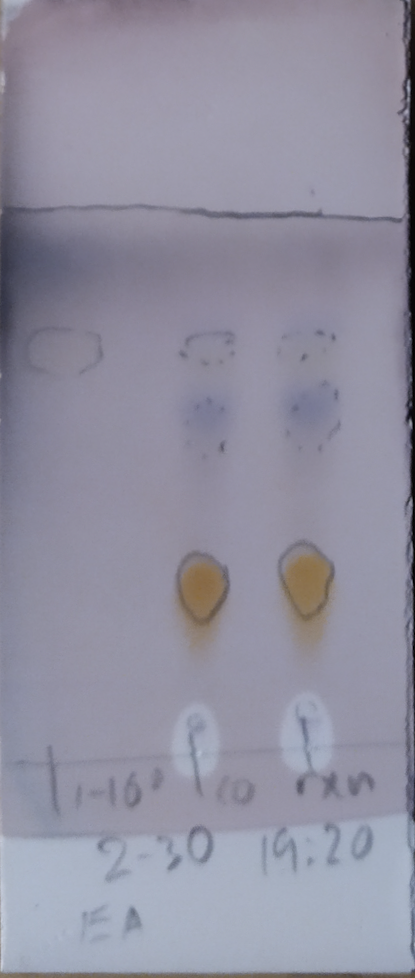
#> input picture dataset_perspective_transformed/001.png, 415 x 978 px; its folder holds only this picture in this run
$ python detector.py
#> lines starting #> are read from the running program, lines starting #| are printed output that depends on the picture; after the words box and inside, x2 and y2 are one past the last pixel; in counts of white or black regions, pixels touching at a corner belong together
### utils.py
"""
This module includes often used functions
"""

import cv2 as cv
import numpy as np
from scipy import optimize
import findLine as fl


def imread(filename):
    """read image, return both color image and gray image converted"""
#> called with filename = 'dataset_perspective_transformed/001.png'
    im = cv.imread(filename)
#> im is the input picture: shape (978, 415, 3); mean B, G, R 160, 143.6, 145.1
    gray = cv.cvtColor(im, cv.COLOR_BGR2GRAY)
    return im, gray


def denoise(src, blur=3):
    """image processing, denoise on gray image"""
    blur = cv.medianBlur(src, blur)  # median blurring
    clahe = cv.createCLAHE(clipLimit=2.0, tileGridSize=(8, 8))  # hist-equalisation
    cl = clahe.apply(blur)
    kernel = np.ones((7, 7), np.uint8)
    opening = cv.morphologyEx(cl, op=cv.MORPH_OPEN, kernel=kernel)  # opening
    return opening


def binarize(src, blur=3):
    """image processing, convert the denoised gray image to binary image"""
    th = cv.adaptiveThreshold(src, 255, cv.ADAPTIVE_THRESH_GAUSSIAN_C, cv.THRESH_BINARY, 11, 2)
    dst = cv.medianBlur(th, blur)
    dst_invert = cv.bitwise_not(dst)
    return dst_invert


def mask(gray):
    """
    line masking, ignore the region above or below the margin lines
    return mask and margin lines coefficients theta = (m,c) for y=m*x+c
    """
    h, w = gray.shape
    msk = np.zeros(gray.shape, dtype=np.uint8)
    u, l = fl.hough_line(gray)  # margin lines
    um, uc, _ = fl.l_eq(u)  # theta for upper line
    lm, lc, _ = fl.l_eq(l)  # theta for lower line
    x = np.arange(w)
    y_u = np.int0(um * x + uc)
    y_l = np.int0(lm * x + lc)
    for i, col in enumerate(msk.T):  # masking out unimportant(noising) regions
        u, l = y_u[i], y_l[i]
        if u > 0 and l < h:
            col[u:l] = 1
    line_coefficient = np.array([[um, uc], [lm, lc]])
    return msk, line_coefficient


def centre_cnt(cnt: np.ndarray):
    """calculating contour's center"""
    M = cv.moments(cnt)
    if M['m00'] != 0:
        cx = int(M['m10'] / M['m00'])
        cy = int(M['m01'] / M['m00'])
        return cx, cy
    return None


def fit_circle(cnt: np.ndarray):
    """
    fit a contour with a circle
    return circle coefficients
    (x: x coord of center,y: y coord of center,r: radius)
    """
    def dist(c):
        """distances from circle center to all points of contour"""
        cx, cy = c
        return np.sqrt(np.power(x - cx, 2) + np.power(y - cy, 2))

    def f(c):
        """objective function for optimization problem"""
        d = dist(c)
        r = np.mean(d)
        return d - r

    x, y = cnt.T
    c = np.mean(cnt, axis=0)

    output = optimize.leastsq(f, c)
    cx, cy = output[0]
    r = np.mean(dist((cx, cy)))
    circle = cx, cy, r

    return circle

### findLine.py
"""
This module is for margin line detection
"""

import numpy as np
import cv2 as cv
from matplotlib import pyplot as plt
import math
import os
from sklearn.cluster import DBSCAN
import utils


def l_eq(line):
    """
    given 2 points, calculate line equation y=mx+c,
    return line coefficients
    """
    points = get_points([line])[0]
    x_coords, y_coords = zip(*points)
    A = np.vstack([x_coords, np.ones(len(x_coords))]).T
    m, c = np.linalg.lstsq(A, y_coords, rcond=None)[0]
    x = w / 2
    y = m * x + c
    return m, c, y


def get_points(lines):
    """calculate startpoint and endpoint by rho and theta"""
    P = None
    for line in lines:
        rho, theta, vote = line
        a = math.cos(theta)
        b = math.sin(theta)
        x0 = a * rho
        y0 = b * rho
        pt1 = (int(x0 + 1000 * (-b)), int(y0 + 1000 * (a)))
        pt2 = (int(x0 - 1000 * (-b)), int(y0 - 1000 * (a)))
        if P is None:
            P = [(pt1, pt2)]
        else:
            P.append((pt1, pt2))
    return P


def k_rep(indices, lines):
    """select representative of cluster k"""
    if len(lines) > 0:
        k_lines = [lines[i] for i in indices]
        if len(k_lines) > 0:
            maxVote = max([l[-1] for l in k_lines])
            for l in k_lines:
                if l[-1] == maxVote:
                    return l
    return None


def optimize_line(lines):
    """average some crossed lines and closed lines"""
    smoothed = []
    optimized = []
    for i, l1 in enumerate(lines):
        if i not in smoothed:
            similar = []
            for j, l2 in enumerate(lines):
                if i == j or (math.fabs(l_eq(l2)[-1] - l_eq(l1)[-1]) < 0.02 * h):
                    smoothed.append(j)
                    similar.append(l2)

            line_arr = np.array([l for l in similar])
            vote = line_arr[:, -1]
            total = np.sum(vote)
            weightByVote = vote / total
            weightedMean = list(weightByVote @ line_arr)
            optimized.append(weightedMean)
    return optimized


def find_objective_lines(lines):
    """find upper and lower bound"""
    Y = [[l_eq(l)[-1], l] for l in lines]
    Y.sort(key=lambda x: x[0])
    gaps = [Y[i + 1][0] - Y[i][0] for i in range(len(Y) - 1)]
    maxGap = max(gaps)
    idx = gaps.index(maxGap)
    return [Y[idx][1], Y[idx + 1][1]]


def hough_line(src):
    binary = utils.binarize(utils.denoise(src))
    global h, w
    h, w = binary.shape
    houghLines = cv.HoughLinesWithAccumulator(binary, 1, np.pi / 180, int(w * 0.4))
    lines = []
    if houghLines is not None:
        for i in range(len(houghLines)):
            theta = houghLines[i][0][1]
            if 5 / 12 <= theta / np.pi <= 7 / 12:  # >= 75 and <= 105 degree
                lines.extend(houghLines[i])

    # dbscan clustering by (rho,theta)

    # rho = math.sqrt(h ** 2 + w ** 2)
    # theta = np.pi
    X = np.array([[l[0], (l[1] / np.pi) * 180] for l in lines])
    db = DBSCAN(eps=math.sqrt(10 ** 2), min_samples=2).fit(X)
    core_indices = set(db.core_sample_indices_)
    labels_ = db.labels_
    K = set(labels_) - {-1}
    K_reps = []
    for k in K:
        k_indices = [i for i, x in enumerate(labels_) if x == k]
        kRep = k_rep(k_indices, lines)
        if kRep is not None:
            K_reps.append(kRep)

    outliers = [lines[i] for i, x in enumerate(labels_) if x == -1]
    optimized_lines = optimize_line(outliers + K_reps)
    objective_lines = find_objective_lines(optimized_lines)
    # points = get_points(objective_lines)
    return objective_lines


# [15 lines that do not run on import are left out]
        # cv.imwrite('lines/' + fileName, im)

### retention_factor.py
"""
This module is for calculating RFs, given coordinates of spots detected
"""

import numpy as np
from sklearn.cluster import DBSCAN
from scipy.optimize import curve_fit
import os
import utils
import warnings

warnings.filterwarnings('ignore')

beta = 2
std_th = 0.06
perp_th = 0.04


# [16 lines left out: function total_ls, not called in this run]


def cluster(M: np.ndarray):
    """for all spots on image, cluster them into columns"""
    l = []
    m, n = M.shape
    x, y = M.T
    sigma = np.std(x)  # std of spots in x-dimension (horizontal)

    if sigma <= std_th * w:  # if spots are very close, do not need to cluster them
        l.extend([M])
    else:
        eps = sigma / beta  # threshold of neighbor dist for DBSCAN
        db = DBSCAN(eps=eps, min_samples=1).fit(x.reshape((m, 1)))
        labels_ = db.labels_
        K = set(labels_)  # set of clusters (i.e. {0,1,2,3..}), 0 -> outliers
        if K != {0}:
            for k in K:
                M_k = M[np.argwhere(labels_ == k).squeeze(axis=1)]
                l.extend(cluster(M_k))
        else:
            l.extend([M])

    return l


def ls(M: np.ndarray):
    """least-square line fitting"""
    def func(y, a, b, c):
        return (-b * y - c) / a
    x, y = M.T
    popt = curve_fit(func, y, x)[0]  # fitted line, please refer to scipy.optimize.curve_fit
    return popt


def perp(C: np.ndarray, popt: np.ndarray):
    """calculate perpendicular distances between fitted line and spots in a column (same cluster)"""
    m, n = C.shape
    C_1 = np.hstack((C, np.ones((m, 1))))  # padding (x,y) with 1, just convenient for calculation
    d = np.abs(C_1 @ np.array(popt)) / np.linalg.norm(np.array(popt[:-1]))  # perpendicular distances
    return d


def opt(clusterList: list):
    """apply fine-tuning after clustering all spots"""
    indices = []
    cl = []
    if len(clusterList) == 1:  # singular case, only one column/cluster
        return clusterList
    for i in range(len(clusterList)):
        if i in indices:
            continue  # if we already fine-tuned this column, skip it
        C = clusterList[i]
        if i == len(clusterList) - 1:
            cl.append(C)  # no column on the right to compare, then stop
        else:
            C_r = np.vstack((C, clusterList[i + 1]))  # attach the right column to current column
            if len(C_r) < 3:  # singular case, one spot in each column, can not fit lines
                cl.append(C)  # so consider as 2 distinct columns
            else:
                d = perp(C_r, ls(C_r))  # fit all spots in 2 columns with a vertical line, and calculate distances
                if np.mean(d) < perp_th * w:  # these 2 columns are close and can be represented as one fitted line
                    indices.extend([i, i + 1])  # integrate them into one column
                    cl.append(C_r)
                else:
                    cl.append(C)

    # we also need to include the start point and end point for each column
    for i, C in enumerate(cl):
        x, _ = np.mean(C, axis=0)
        y = L @ np.array([x, 1])
        P = np.stack((np.array([x, x]), y))
        cl[i] = np.vstack((C, P.T))

    return cl


def rf_calc(C: np.ndarray):
    """calculate RFs"""
    _, y = C.T
    y = np.abs(y - np.max(y))
    y.sort()
    y = y / np.max(y)

    return np.round(y[(0 < y) & (y < 1)], decimals=3)


def rf(M: np.ndarray, width, line_coefficient):
    """pipeline of RFs calculation"""
    global w
    global L
    w = width
    L = line_coefficient

    rfs = []
    cl = cluster(M)  # cluster all spots into columns
    cl.sort(key=lambda x: np.mean(x, axis=0)[0])  # order columns from left to right
    cl = opt(cl)  # integrate close neighbor columns
    for c in cl:
        rfs.append(rf_calc(c))

    return rfs


# [12 lines that do not run on import are left out]

### keyPoints.py
"""
These are some key-points detection method I've tried
ORB is the best among them
"""

import cv2 as cv
import utils


def orb(gray):
    orb = cv.ORB_create(nfeatures=2000, scaleFactor=1.1, nlevels=8, edgeThreshold=11, firstLevel=0, patchSize=11,
                        fastThreshold=5)
    msk, _ = utils.mask(gray)
    KP, des = orb.detectAndCompute(gray, msk)
    return KP


# [12 lines left out: functions sift, fast, not called in this run]

### detector.py
"""
This module includes functions for the final detection
"""

import os
import cv2 as cv
import numpy as np
import numpy.linalg as la
from sklearn.cluster import DBSCAN
from matplotlib import pyplot as plt
import utils
import keyPoints as kp
from retention_factor import rf

bar_confident_cnt = 1e-2
band_width = 4
lower_ratio = 1e-2
upper_ratio = 0.5
quantile = 0.9
theta = 5
denoise_kernel = 5
outlier_min_samples = 10


def find_spots(im: np.ndarray):
    """the main function for detection"""
    global gray, h, w
    gray = cv.cvtColor(im, cv.COLOR_BGR2GRAY)
    h, w = gray.shape
    gray = utils.denoise(gray, denoise_kernel)
#> in denoise, `cl = clahe.apply(blur)`:
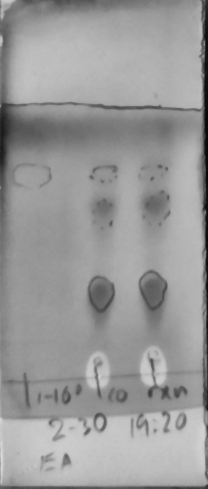
#> cl: shape (978, 415) (shown at 1/2 size); min 4, max 216, mean 153.9

    # mask for margin lines so that we can ignore the region outside the margins. L is margin lines coefficients
    msk, L = utils.mask(gray)
#> call 2 of denoise, with blur = 3
#> in denoise (call 2), `cl = clahe.apply(blur)`:
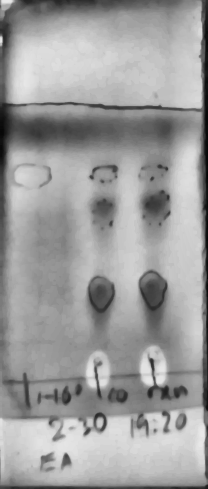
#> cl: shape (978, 415) (shown at 1/2 size); min 2, max 233, mean 157.4
#> in binarize, `th = cv.adaptiveThreshold(src, 255, cv.ADAPTIVE_THRESH_GAUSSIAN_C, cv...`:
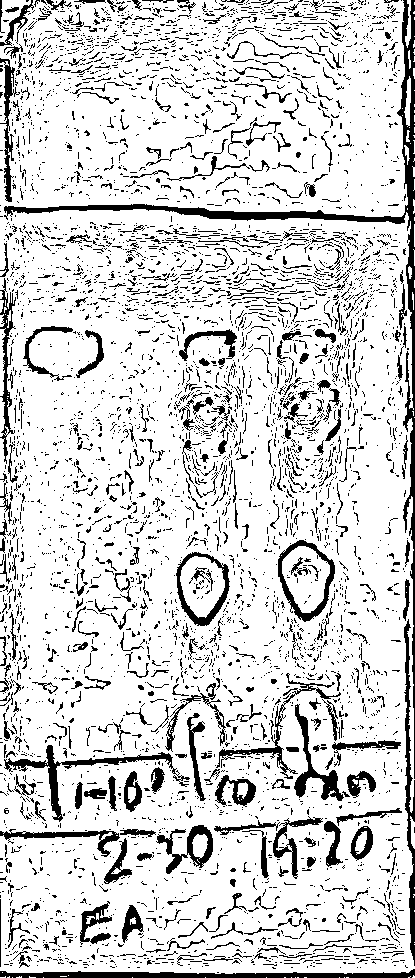
#> th: shape (978, 415); 83.5% white; 4881 black regions (4385 under 20 px), largest, box (x1, y1, x2, y2) and area: (4, 0, 415, 779) 6384, (0, 969, 415, 978) 2152, (4, 745, 190, 822) 1557
#> in binarize, `dst = cv.medianBlur(th, blur)`:
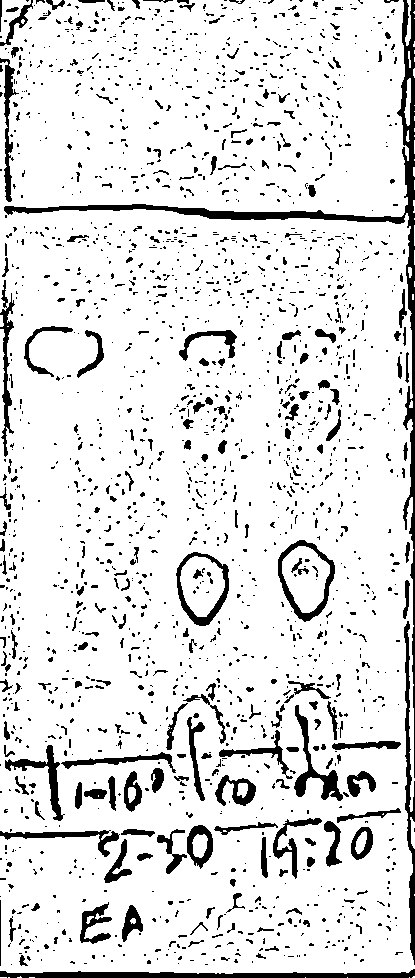
#> dst: shape (978, 415); 88.3% white; 1962 black regions (1672 under 20 px), largest, box (x1, y1, x2, y2) and area: (4, 0, 415, 778) 6393, (0, 969, 415, 978) 2191, (404, 621, 415, 965) 1442
#> in hough_line, `houghLines = cv.HoughLinesWithAccumulator(binary, 1, np.pi / 180, int(..`: houghLines = 191 rows, first 8: [413, 0, 811], [406, 0, 478], [408, 0, 476], [5, 0, 474], [-395, 3.12, 421], [-403, 3.12, 420], [974, 1.57, 415], [-406, 3.12, 396]
#> the loop in hough_line, `for i in range(len(houghLines)):` made 191 passes
#> theta on passes 1 to 3: 0, 0, 0
#> after the loop in hough_line, `for i in range(len(houghLines)):`: lines = 25 items, first 6: [974, 1.57, 415], [764, 1.52, 344], [970, 1.59, 333], [204, 1.61, 326], [200, 1.62, 324], [206, 1.61, 321]
#> in hough_line, `X = np.array([[l[0], (l[1] / np.pi) * 180] for l in lines])`: X = 25 pairs, first value 195 to 979, second value 83 to 95
#> in hough_line, `core_indices = set(db.core_sample_indices_)`: core_indices = 25 items
#> in hough_line, `labels_ = db.labels_`: labels_ = 25 values, max 3 at index 10, min 0 at index 0, mean 1.76
#> in hough_line, `K = set(labels_) - {-1}`: K = 4 items
#> the loop in hough_line, `for k in K:` made 4 passes
#> (k_indices, maxVote in k_rep, kRep) on passes 1 to 4: ([0, 2, 7, 22], 415, [974, 1.57, 415]), ([1, 6, 14, 17, 19, 23], 344, [764, 1.52, 344]), ([3, 4, 5, 8, 9, 13, 20], 326, [204, 1.61, 326]), ([10, 11, 12, 15, 16, 18, 21, 24], 250, [838, 1.52, 250])
#> after the loop in hough_line, `for k in K:`: K_reps = [[974, 1.57, 415], [764, 1.52, 344], [204, 1.61, 326], [838, 1.52, 250]]
#> in hough_line, `outliers = [lines[i] for i, x in enumerate(labels_) if x == -1]`: outliers = []
#> the loop in optimize_line, `for i, l1 in enumerate(lines):` made 4 passes
#> vote on passes 1 to 4: [415], [344], [326], [250]
#> after the loop in optimize_line, `for i, l1 in enumerate(lines):`: optimized has the same summary as K_reps in hough_line; smoothed = [0, 1, 2, 3]
#> in hough_line, `optimized_lines = optimize_line(outliers + K_reps)`: optimized_lines has the same summary as K_reps
#> in find_objective_lines, `Y = [[l_eq(l)[-1], l] for l in lines]`: Y = [[973.6, [974, 1.57, 415]], [753.7, [764, 1.52, 344]], [210.5, [204, 1.61, 326]], [827.9, [838, 1.52, 250]]]
#> in find_objective_lines, `gaps = [Y[i + 1][0] - Y[i][0] for i in range(len(Y) - 1)]`: gaps = [543.2, 74.21, 145.7]
#> in find_objective_lines, `maxGap = max(gaps)`: maxGap = 543.2
#> in find_objective_lines, `idx = gaps.index(maxGap)`: idx = 0
#> in hough_line, `objective_lines = find_objective_lines(optimized_lines)`: objective_lines = [[204, 1.61, 326], [764, 1.52, 344]]
#> in mask, `u, l = fl.hough_line(gray)`: u = [204, 1.61, 326]; l = [764, 1.52, 344]
#> in mask, `um, uc, _ = fl.l_eq(u)`: um = 0.035; uc = 203.2
#> in mask, `lm, lc, _ = fl.l_eq(l)`: lm = -0.0526; lc = 764.6
#> in mask, `y_u = np.int0(um * x + uc)`: y_u = 415 values from 203 to 217
#> in mask, `y_l = np.int0(lm * x + lc)`: y_l = 415 values, max 764 at index 0, min 742 at index 411, mean 753.2
#> the loop in mask, `for i, col in enumerate(msk.T):` made 415 passes
#> (u, l) on passes 1 to 3: (203, 764), (203, 764), (203, 764)
#> in mask, `line_coefficient = np.array([[um, uc], [lm, lc]])`: line_coefficient = [[0.035, 203.2], [-0.0526, 764.6]]
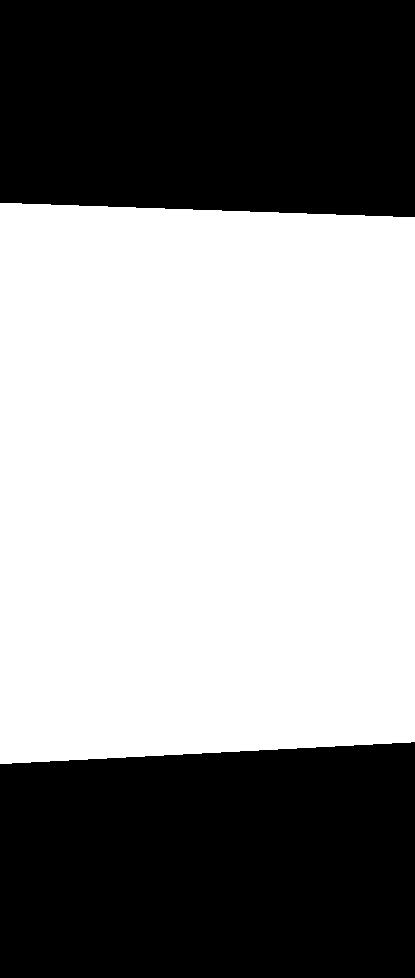
#> msk: shape (978, 415); values 0 (black) and 1 (white), 55.5% white; 2 black regions, box (x1, y1, x2, y2) and area: (0, 742, 415, 978) 93287, (0, 0, 415, 217) 87149
#> L = [[0.035, 203.2], [-0.0526, 764.6]]
    # find all contours
    contours, hierarchy = cv.findContours(image=utils.binarize(gray), mode=cv.RETR_CCOMP, method=cv.CHAIN_APPROX_SIMPLE)
#> (the rest of the program and of its run is left out)
